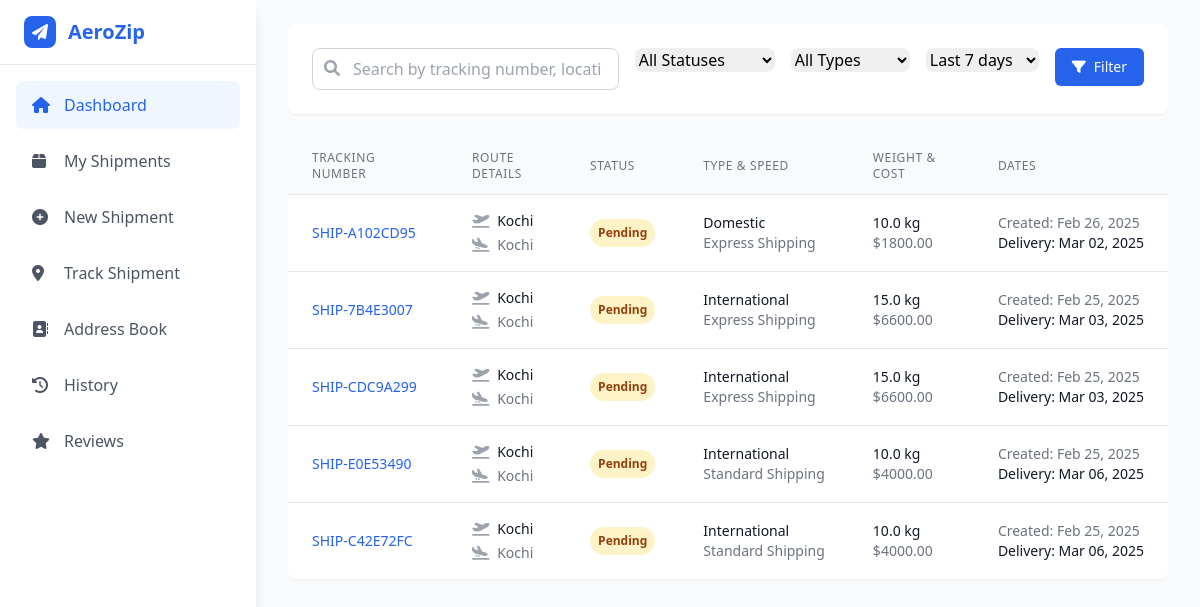
Before: /history/ (signed in) with the older database file.
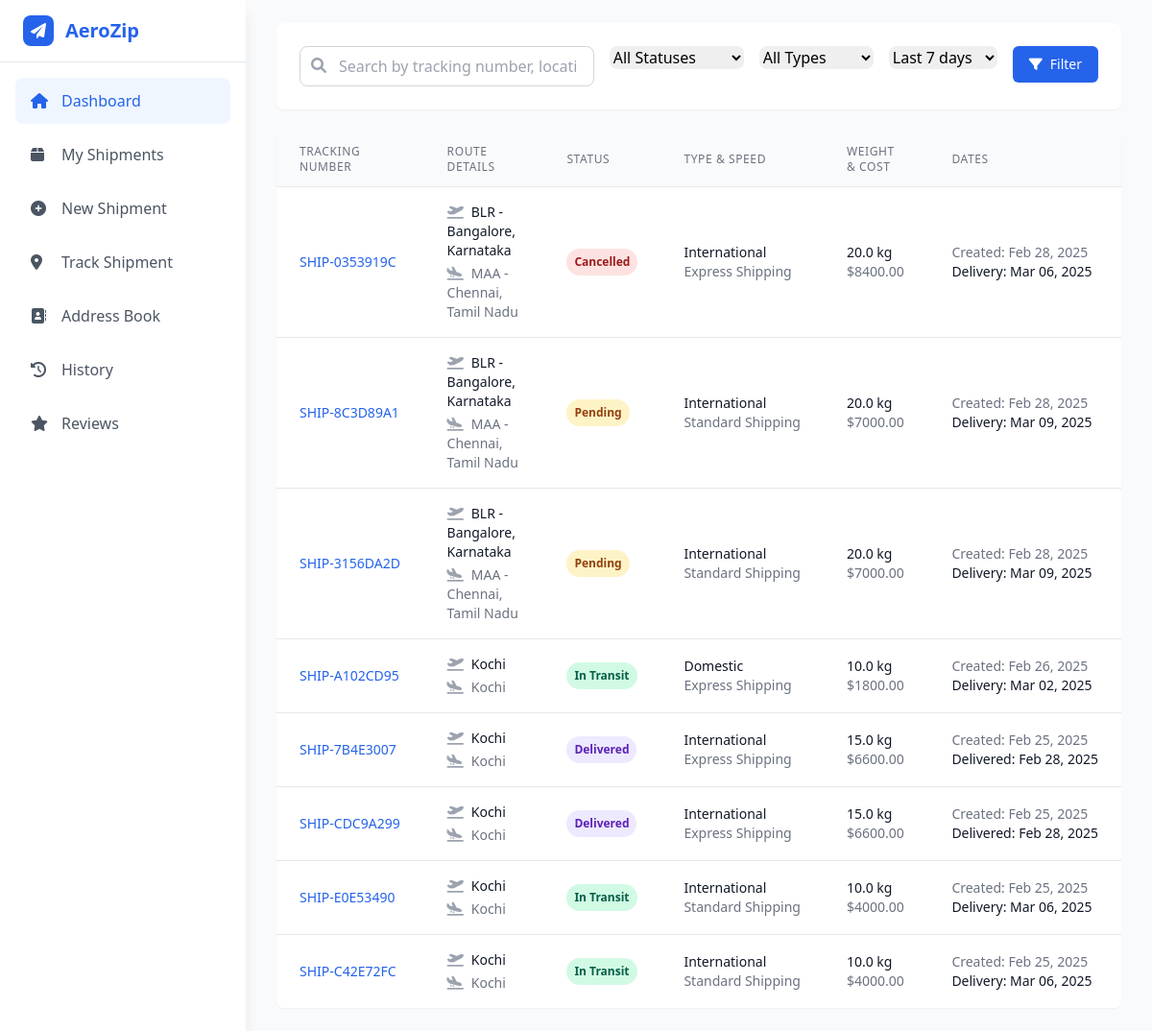
After: the same page with the newer database file.
### main/models.py (models this page shows, shortened)
class Shipment(models.Model):
    STATUS_CHOICES = [
        ('pending', 'Pending'),
        ('processing', 'Processing'),
        ('in_transit', 'In Transit'),
        ('out_for_delivery', 'Out for Delivery'),
        ('delivered', 'Delivered'),
        ('cancelled', 'Cancelled'),
    ]
    SHIPPING_SPEED_CHOICES = [
        ('standard', 'Standard Shipping'),
        ('express', 'Express Shipping'),
        ('overnight', 'Overnight Shipping'),
    ]
    SHIPMENT_TYPE_CHOICES = [
        ('international', 'International'),
        ('domestic', 'Domestic'),
    ]
    tracking_number = models.CharField(max_length=50, unique=True,editable=False)
    user = models.ForeignKey(CustomUser, on_delete=models.CASCADE)
    sender_address = models.ForeignKey(Address, on_delete=models.PROTECT, related_name='sender_address', null=True)
    recipient_address = models.ForeignKey(Address, on_delete=models.PROTECT, related_name='receiver_address')
    shipment_type = models.CharField(max_length=20, choices=SHIPMENT_TYPE_CHOICES, default='domestic')
    from_airport_name = models.CharField(max_length=500, null=True, blank=True)
    from_airport_place = models.CharField(max_length=500, null=True, blank=True)
    from_airport_code = models.CharField(max_length=500, null=True, blank=True)
    to_airport_name = models.CharField(max_length=500, null=True, blank=True)
    to_airport_place = models.CharField(max_length=500, null=True, blank=True)
    to_airport_code = models.CharField(max_length=500, null=True, blank=True)
    weight = models.FloatField()
    status = models.CharField(max_length=20, choices=STATUS_CHOICES, default='pending')
    shipping_speed = models.CharField(max_length=20, choices=SHIPPING_SPEED_CHOICES, default='standard')
    created_at = models.DateTimeField(auto_now_add=True)
    updated_at = models.DateTimeField(auto_now=True)
    estimated_delivery = models.DateField(null=True, blank=True)
    shipping_cost = models.DecimalField(max_digits=10, decimal_places=2, null=True, blank=True)
    notes = models.TextField(blank=True)
    cancellation_reason = models.CharField(max_length=255, blank=True, null=True)
    cancellation_date = models.DateTimeField(blank=True, null=True)
    cancellation_fee = models.DecimalField(max_digits=10, decimal_places=2, blank=True, null=True)
    is_paid = models.BooleanField(default=False)

class Address(models.Model):
    user = models.ForeignKey(CustomUser, on_delete=models.CASCADE)
    name = models.CharField(max_length=100)
    street_address = models.CharField(max_length=200)
    city = models.CharField(max_length=100)
    state = models.CharField(max_length=100)
    country = models.CharField(max_length=100)
    postal_code = models.CharField(max_length=20)
    phone = models.CharField(max_length=20)
    is_default = models.BooleanField(default=False)

### users/views.py (the view, shortened to what this page needs)
# urls.py: path('history/',ShipmentHistoryView.as_view(),name='history'),
class ShipmentHistoryView(LoginRequiredMixin, ListView):
    template_name = "history.html"
    context_object_name = "shipments"
    paginate_by = 10
    def get_queryset(self):
        queryset = Shipment.objects.filter(user=self.request.user).order_by('-created_at')
        status_filter = self.request.GET.get('status')
        if status_filter:
            queryset = queryset.filter(status=status_filter)
        shipment_type = self.request.GET.get('type')
        if shipment_type:
            queryset = queryset.filter(shipment_type=shipment_type)
        date_range = self.request.GET.get('date_range')
        search_query = self.request.GET.get('search')
        return queryset
    def get_context_data(self, **kwargs):
        context = super().get_context_data(**kwargs)
        user_shipments = Shipment.objects.filter(user=self.request.user)
        status_counts = user_shipments.values('status').annotate(count=Count('status'))
        total_count = user_shipments.count()
        pending_count = 0
        in_transit_count = 0
        delivered_count = 0
        for status in status_counts:
            if status['status'] in ['pending', 'processing']:
                pending_count += status['count']
            elif status['status'] in ['in_transit', 'out_for_delivery']:
                in_transit_count += status['count']
            elif status['status'] == 'delivered':
                delivered_count += status['count']
        context['total_count'] = total_count
        context['pending_count'] = pending_count
        context['in_transit_count'] = in_transit_count
        context['delivered_count'] = delivered_count
        context['current_status'] = self.request.GET.get('status', '')
        context['current_type'] = self.request.GET.get('type', '')
        context['current_date_range'] = self.request.GET.get('date_range', '7')
        context['search_query'] = self.request.GET.get('search', '')
        return context

### users/templates/history.html (shortened to what the changed rows need)
{% extends 'user_home.html' %}
{% block content %}
<div class="min-h-screen bg-gray-50">
    <div class="max-w-7xl mx-auto px-4 sm:px-6 lg:px-8 py-6">
        <div class="bg-white rounded-lg shadow-sm overflow-hidden">
            {% if shipments %}
            <div class="overflow-x-auto">
                <table class="min-w-full divide-y divide-gray-200">
                    <thead class="bg-gray-50">
                        <tr>
                            <th class="px-6 py-3 text-left text-xs font-medium text-gray-500 uppercase tracking-wider">
                                Tracking Number
                            </th>
                            <th class="px-6 py-3 text-left text-xs font-medium text-gray-500 uppercase tracking-wider">
                                Route Details
                            </th>
                            <th class="px-6 py-3 text-left text-xs font-medium text-gray-500 uppercase tracking-wider">
                                Status
                            </th>
                            <th class="px-6 py-3 text-left text-xs font-medium text-gray-500 uppercase tracking-wider">
                                Type & Speed
                            </th>
                            <th class="px-6 py-3 text-left text-xs font-medium text-gray-500 uppercase tracking-wider">
                                Weight & Cost
                            </th>
                            <th class="px-6 py-3 text-left text-xs font-medium text-gray-500 uppercase tracking-wider">
                                Dates
                            </th>
                        </tr>
                    </thead>
                    <tbody class="bg-white divide-y divide-gray-200">
                        {% for shipment in shipments %}
                        <tr>
                            <td class="px-6 py-4 whitespace-nowrap">
                                <div class="text-sm font-medium text-blue-600">{{ shipment.tracking_number }}</div>
                            </td>
                            <td class="px-6 py-4">
                                <div class="text-sm">
                                    <div class="font-medium text-gray-900">
                                        <i class="fas fa-plane-departure text-gray-400 mr-1"></i>
                                        {% if shipment.from_airport_code %}{{ shipment.from_airport_code }} - {% endif %}
                                        {{ shipment.from_airport_place|default:shipment.sender_address.city }}
                                    </div>
                                    <div class="text-gray-500 mt-1">
                                        <i class="fas fa-plane-arrival text-gray-400 mr-1"></i>
                                        {% if shipment.to_airport_code %}{{ shipment.to_airport_code }} - {% endif %}
                                        {{ shipment.to_airport_place|default:shipment.recipient_address.city }}
                                    </div>
                                </div>
                            </td>
                            <td class="px-6 py-4 whitespace-nowrap">
                                {% if shipment.status == 'pending' %}
                                <span class="px-2 py-1 inline-flex text-xs leading-5 font-semibold rounded-full bg-yellow-100 text-yellow-800">
                                    Pending
                                </span>
                                {% elif shipment.status == 'processing' %}
                                <span class="px-2 py-1 inline-flex text-xs leading-5 font-semibold rounded-full bg-yellow-100 text-yellow-800">
                                    Processing
                                </span>
                                {% elif shipment.status == 'in_transit' %}
                                <span class="px-2 py-1 inline-flex text-xs leading-5 font-semibold rounded-full bg-green-100 text-green-800">
                                    In Transit
                                </span>
                                {% elif shipment.status == 'out_for_delivery' %}
                                <span class="px-2 py-1 inline-flex text-xs leading-5 font-semibold rounded-full bg-blue-100 text-blue-800">
                                    Out for Delivery
                                </span>
                                {% elif shipment.status == 'delivered' %}
                                <span class="px-2 py-1 inline-flex text-xs leading-5 font-semibold rounded-full bg-purple-100 text-purple-800">
                                    Delivered
                                </span>
                                {% elif shipment.status == 'cancelled' %}
                                <span class="px-2 py-1 inline-flex text-xs leading-5 font-semibold rounded-full bg-red-100 text-red-800">
                                    Cancelled
                                </span>
                                {% endif %}
                            </td>
                            <td class="px-6 py-4 whitespace-nowrap">
                                <div class="text-sm text-gray-900">{{ shipment.get_shipment_type_display }}</div>
                                <div class="text-sm text-gray-500">{{ shipment.get_shipping_speed_display }}</div>
                            </td>
                            <td class="px-6 py-4 whitespace-nowrap">
                                <div class="text-sm text-gray-900">{{ shipment.weight }} kg</div>
                                {% if shipment.shipping_cost %}
                                <div class="text-sm text-gray-500">${{ shipment.shipping_cost }}</div>
                                {% endif %}
                            </td>
                            <td class="px-6 py-4 whitespace-nowrap">
                                <div class="text-sm text-gray-500">Created: {{ shipment.created_at|date:"M d, Y" }}</div>
                                {% if shipment.estimated_delivery %}
                                <div class="text-sm text-gray-900">
                                    {% if shipment.status == 'delivered' %}
                                    Delivered: {{ shipment.updated_at|date:"M d, Y" }}
                                    {% else %}
                                    Delivery: {{ shipment.estimated_delivery|date:"M d, Y" }}
                                    {% endif %}
                                </div>
                                {% endif %}
                            </td>
                        </tr>
                        {% endfor %}
                    </tbody>
                </table>
            </div>
            {% endif %}
        </div>
    </div>
</div>
{% endblock %}

Changed rows visible on the page:
added Shipment: tracking_number "SHIP-0353919C", from_airport_code "BLR", from_airport_place "Bangalore, Karnataka", to_airport_code "MAA", to_airport_place "Chennai, Tamil Nadu", status "Cancelled", shipment_type "International", shipping_speed "Express Shipping", weight "20.0", shipping_cost "8400.00", created_at "Feb 28, 2025", estimated_delivery "Mar 06, 2025"
added Shipment: tracking_number "SHIP-8C3D89A1", from_airport_code "BLR", from_airport_place "Bangalore, Karnataka", to_airport_code "MAA", to_airport_place "Chennai, Tamil Nadu", status "Pending", shipment_type "International", shipping_speed "Standard Shipping", weight "20.0", shipping_cost "7000.00", created_at "Feb 28, 2025", estimated_delivery "Mar 09, 2025"
added Shipment: tracking_number "SHIP-3156DA2D", from_airport_code "BLR", from_airport_place "Bangalore, Karnataka", to_airport_code "MAA", to_airport_place "Chennai, Tamil Nadu", status "Pending", shipment_type "International", shipping_speed "Standard Shipping", weight "20.0", shipping_cost "7000.00", created_at "Feb 28, 2025", estimated_delivery "Mar 09, 2025"
changed Shipment "SHIP-A102CD95": status "Pending" → "In Transit"
changed Shipment "SHIP-7B4E3007": updated_at (not shown) → "Feb 28, 2025"; estimated_delivery "Mar 03, 2025" → (not shown); status "Pending Delivery:" → "Delivered Delivered:"
changed Shipment "SHIP-CDC9A299": updated_at (not shown) → "Feb 28, 2025"; estimated_delivery "Mar 03, 2025" → (not shown); status "Pending Delivery:" → "Delivered Delivered:"
changed Shipment "SHIP-E0E53490": status "Pending" → "In Transit"
changed Shipment "SHIP-C42E72FC": status "Pending" → "In Transit"
